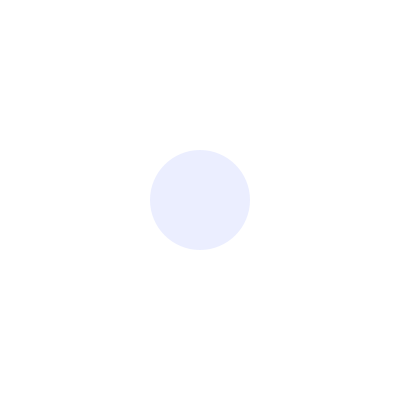
Frame 1 (no input)
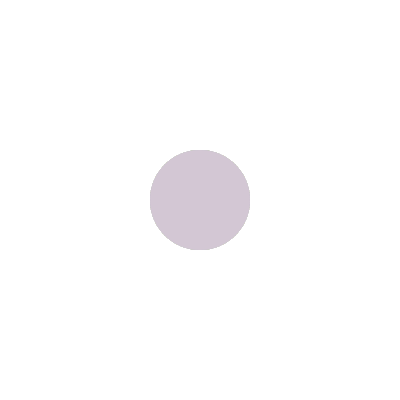
Frame 60 (the mouse pressed at the canvas centre just before this capture)
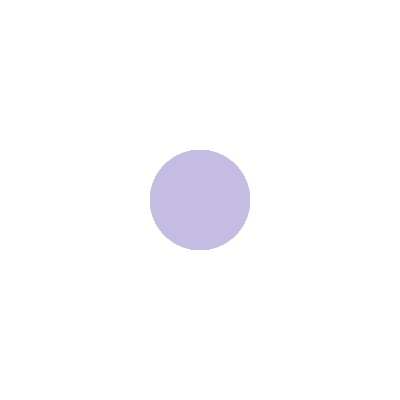
Frame 120 (the mouse held since frame 60 and released just before this capture)

The Processing sketch that drew these frames (run headless with seeded random() and noise(); from frame 60 on, the mouse is pressed at the canvas centre):

// Processing sketch: processing_156768
// ── processing_156768.pde

void setup() {  //setup function called initially, only once
  size(400, 400);
  background(255);  //set background white
  colorMode(HSB);   //set colors to Hue, Saturation, Brightness mode
}

void draw() {  //draw function loops 
  noStroke();
  fill(random(255),100,255,50);
  ellipse(width/2, height/2, 100, 100);
}
